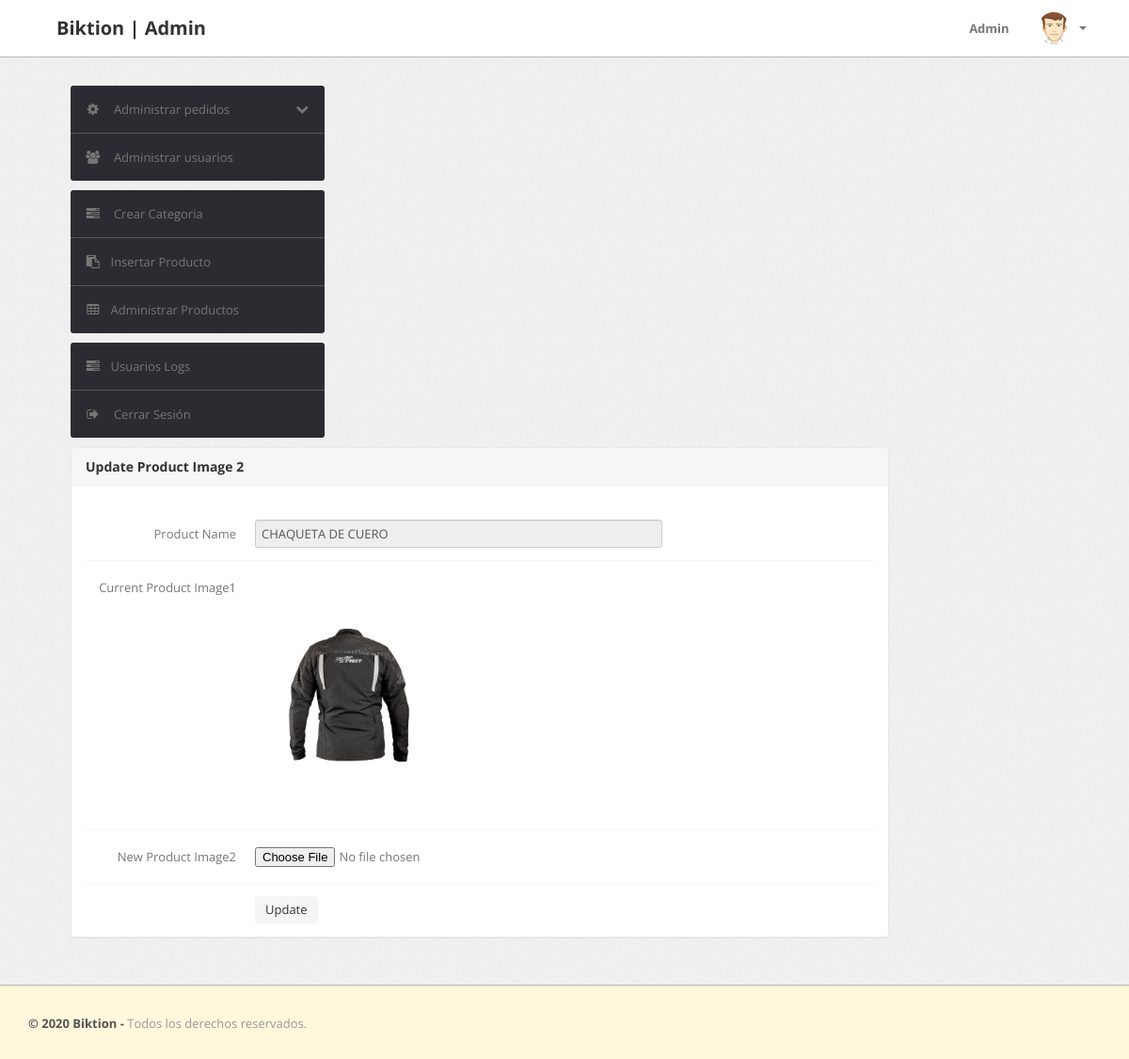
Page /admin/update-image2.php?id=1 (signed in) on the committed database.
### tables this page shows
CREATE TABLE `products` (
  `id` int(11) NOT NULL,
  `category` int(11) NOT NULL,
  `subCategory` int(11) DEFAULT NULL,
  `productName` varchar(255) DEFAULT NULL,
  `productCompany` varchar(255) DEFAULT NULL,
  `productPrice` int(11) DEFAULT NULL,
  `productPriceBeforeDiscount` int(11) DEFAULT NULL,
  `productDescription` longtext DEFAULT NULL,
  `productImage1` varchar(255) DEFAULT NULL,
  `productImage2` varchar(255) DEFAULT NULL,
  `productImage3` varchar(255) DEFAULT NULL,
  `shippingCharge` int(11) DEFAULT NULL,
  `productAvailability` varchar(255) DEFAULT NULL,
  `postingDate` timestamp NULL DEFAULT current_timestamp(),
  `updationDate` varchar(255) DEFAULT NULL
);

### admin/update-image2.php (the view, shortened to what this page needs)
<?php
include('include/config.php');
if(strlen($_SESSION['alogin'])==0)
	{
header('location:index.php');
}
else{
	$pid=intval($_GET['id']);
?>
<!DOCTYPE html>
<html lang="es">
<head>
	<link type="text/css" href="bootstrap/css/bootstrap.min.css" rel="stylesheet">
	<link type="text/css" href="bootstrap/css/bootstrap-responsive.min.css" rel="stylesheet">
	<link type="text/css" href="css/theme.css" rel="stylesheet">
	<link type="text/css" href="images/icons/css/font-awesome.css" rel="stylesheet">
</head>
<body>
<?php include('include/header.php');?>
	<div class="wrapper">
		<div class="container">
			<div class="row">
<?php include('include/sidebar.php');?>
			<div class="span9">
					<div class="content">
						<div class="module">
							<div class="module-head">
								<h3>Update Product Image 2</h3>
							</div>
							<div class="module-body">
									<br />
			<form class="form-horizontal row-fluid" name="insertproduct" method="post" enctype="multipart/form-data">
<?php
$query=mysqli_query($con,"select productName,productImage2 from products where id='$pid'");
while($row=mysqli_fetch_array($query))
{
?>
<div class="control-group">
<label class="control-label" for="basicinput">Product Name</label>
<div class="controls">
<input type="text"    name="productName"  readonly value="<?php echo htmlentities($row['productName']);?>" class="span8 tip" required>
</div>
</div>
<div class="control-group">
<label class="control-label" for="basicinput">Current Product Image1</label>
<div class="controls">
<img src="productimages/<?php echo htmlentities($pid);?>/<?php echo htmlentities($row['productImage2']);?>" width="200" height="100">
</div>
</div>
<div class="control-group">
<label class="control-label" for="basicinput">New Product Image2</label>
<div class="controls">
<input type="file" name="productimage2" id="productimage2" value="" class="span8 tip" required>
</div>
</div>
<?php } ?>
	<div class="control-group">
											<div class="controls">
												<button type="submit" name="submit" class="btn">Update</button>
											</div>
										</div>
									</form>
							</div>
						</div>
					</div>
				</div>
			</div>
		</div>
	</div>
<?php include('include/footer.php');?>
</body>
<?php } ?>

### admin/css/theme.css (style rules this page uses)
body { font-size: 13px; font-family: 'Open Sans', Arial, sans-serif; background: cornsilk; color: #777 }
h1, h2, h3, h4, h5, h6 { color: #333; margin-top: 0 }
h3 { font-size: 20px }
.wrapper { background: url(../images/bg.png) #eee; border-bottom: 1px solid #bbb; -webkit-box-shadow: 0 1px 2px rgba(0,0,0,0.1); -moz-box-shadow: 0 1px 2px rgba(0,0,0,0.1); box-shadow: 0 1px 2px rgba(0,0,0,0.1); padding: 30px 0 }
form { margin: 0 }
select, textarea, input[type="text"], input[type="password"], input[type="datetime"], input[type="datetime-local"], input[type="date"], input[type="month"], input[type="time"], input[type="week"], input[type="number"], input[type="email"], input[type="url"], input[type="search"], input[type="tel"], input[type="color"], .uneditable-input, label, input, button, select, textarea { -webkit-border-radius: 3px; -moz-border-radius: 3px; border-radius: 3px; font-size: 13px; font-family: 'Open Sans', Tahoma, Arial, sans-serif }
.module { background: #fff; -webkit-border-radius: 3px; -moz-border-radius: 3px; border-radius: 3px; border: 1px solid #ccc; border-bottom-color: #bbb; -webkit-box-shadow: 0 0 1px rgba(0,0,0,0.2); -moz-box-shadow: 0 0 1px rgba(0,0,0,0.2); box-shadow: 0 0 1px rgba(0,0,0,0.2); margin-bottom: 30px }
.form-horizontal .control-group, .form-vertical .control-group { margin-bottom: 0 }
.form-horizontal .control-group+.control-group, .form-vertical .control-group+.control-group { margin-top: 13px; padding-top: 13px; border-top: 1px solid #f5f5f5 }
.btn, .btn-box { -webkit-border-radius: 3px; -moz-border-radius: 3px; border-radius: 3px }
.btn { font-size: 13px; font-weight: 600 }
.btn { display: inline-block; margin-bottom: 0; font-weight: 400; text-align: center; vertical-align: middle; cursor: pointer; background-image: none; border: 1px solid transparent; white-space: nowrap; padding: 4px 10px; font-size: 13px; line-height: 1.42857; border-radius: 4px; -webkit-user-select: none; -moz-user-select: none; -ms-user-select: none; user-select: none }
.module { box-shadow: 0 0 3px rgba(0,0,0,.1); border-color: #e9e9e9; margin-bottom: 20px; background-color: #fff; border-radius: 4px; -webkit-box-shadow: 0 1px 1px rgba(0,0,0,.05); box-shadow: 0 1px 1px rgba(0,0,0,.05); }
.module-head { color: #767676; background-color: #f6f6f6; border-color: #e9e9e9; padding: 10px 15px; border-bottom: 1px solid transparent; border-top-right-radius: 3px; border-top-left-radius: 3px; }
.module-head h3 { font-size: 14px; line-height: 20px; height: 20px; margin: 0 }
.module-body { padding: 15px }

### rows in the picture
products: productName "CHAQUETA DE CUERO", productImage2 (picture)
